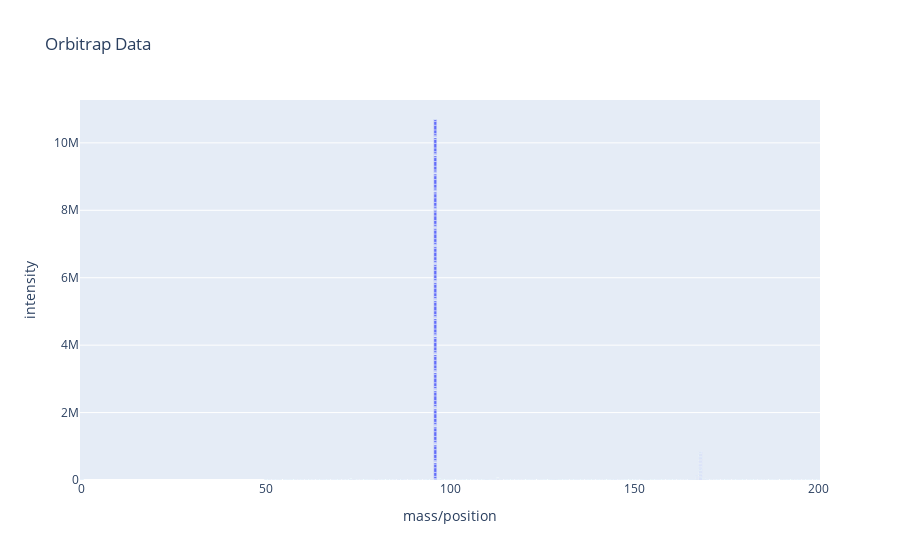
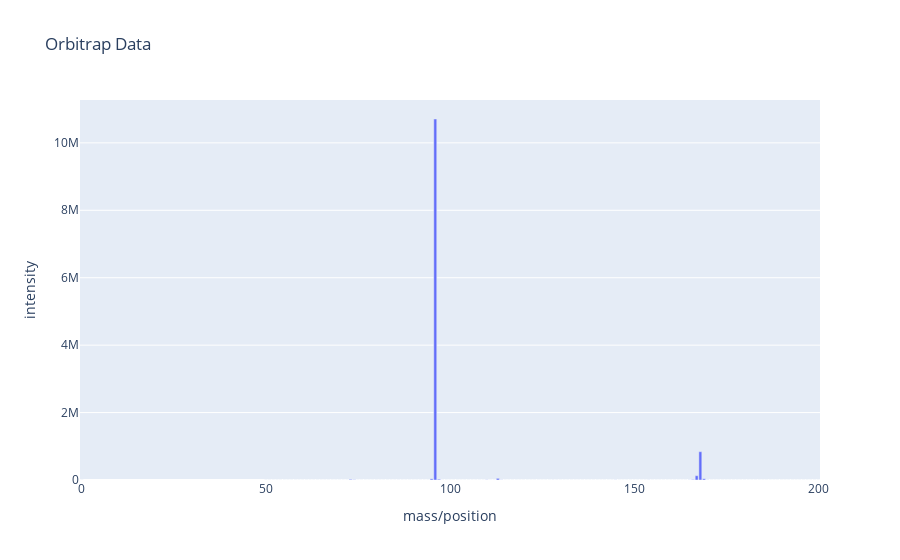

Notebook code for these charts, in order:
### Code cell
#plot mass/position vs intensity in plotly in a scatter plot
#fig = px.line(rt30, x="mass/position", y="intensity", title='Orbitrap Data')
fig = px.bar(rt30, x="mass/position", y="intensity", title='Orbitrap Data')
fig.show()
fig1 = px.bar(df_sum, x="mass/position", y="intensity", title='Orbitrap Data')
fig1.show()

### Figure 1 — Plotly figure (JSON) as saved in the notebook; plotly's stock layout.template omitted (floating-point values rounded to 4 significant figures; data arrays with more than 128 entries replaced by an {"elided": "..."} marker saying what was removed)
{"data": [{"alignmentgroup": "True", "hovertemplate": "mass/position=%{x}<br>intensity=%{y}<extra></extra>", "legendgroup": "", "marker": {"color": "#636efa", "pattern": {"shape": ""}}, "name": "", "offsetgroup": "", "orientation": "v", "showlegend": false, "textposition": "auto", "type": "bar", "x": {"elided": "36038 int values"}, "xaxis": "x", "y": {"elided": "36038 float values"}, "yaxis": "y"}], "layout": {"barmode": "relative", "legend": {"tracegroupgap": 0}, "title": {"text": "Orbitrap Data"}, "xaxis": {"anchor": "y", "domain": [0, 1], "title": {"text": "mass/position"}}, "yaxis": {"anchor": "x", "domain": [0, 1], "title": {"text": "intensity"}}}}

### Figure 2 — Plotly figure (JSON) as saved in the notebook; plotly's stock layout.template omitted (floating-point values rounded to 4 significant figures; data arrays with more than 128 entries replaced by an {"elided": "..."} marker saying what was removed)
{"data": [{"alignmentgroup": "True", "hovertemplate": "mass/position=%{x}<br>intensity=%{y}<extra></extra>", "legendgroup": "", "marker": {"color": "#636efa", "pattern": {"shape": ""}}, "name": "", "offsetgroup": "", "orientation": "v", "showlegend": false, "textposition": "auto", "type": "bar", "x": {"elided": "152 int values"}, "xaxis": "x", "y": {"elided": "152 float values"}, "yaxis": "y"}], "layout": {"barmode": "relative", "legend": {"tracegroupgap": 0}, "title": {"text": "Orbitrap Data"}, "xaxis": {"anchor": "y", "domain": [0, 1], "title": {"text": "mass/position"}}, "yaxis": {"anchor": "x", "domain": [0, 1], "title": {"text": "intensity"}}}}
